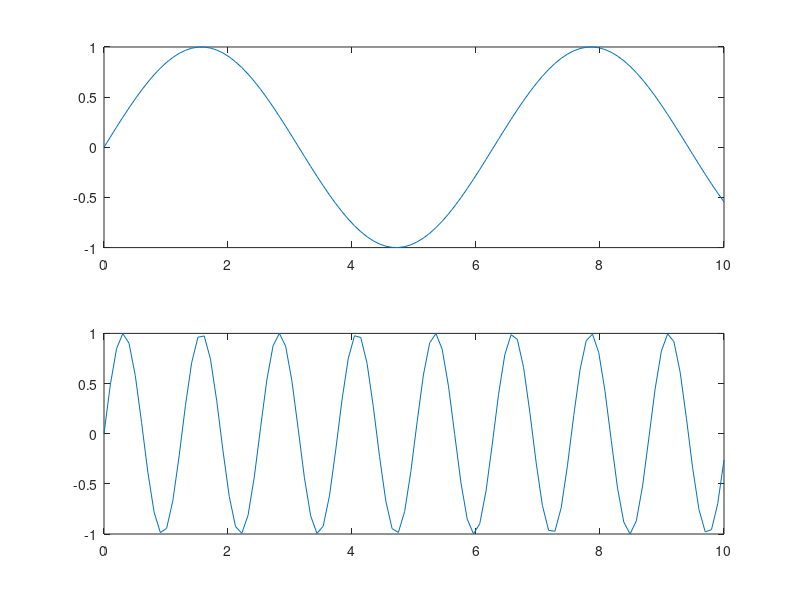

The MATLAB script that drew this image:
x = linspace(0,10);
y1 = sin(x);
y2 = sin(5*x);

figure
subplot(2,1,1);
plot(x,y1)

subplot(2,1,2);
plot(x,y2)
fprintf('92000103014 Tirth Patel\n')